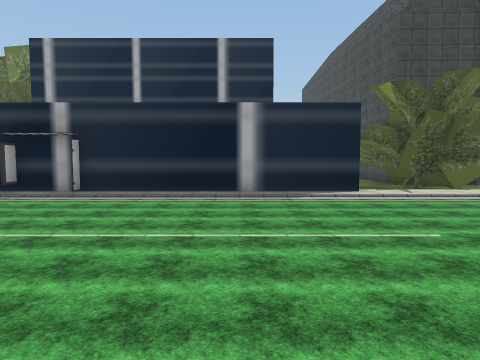
[1] (above)

24 first-person views from a walk through a 3-D level made in the Unity game engine. The camera is 1.5 m above the floor, tilts 4° down and sees 75° across. The floor is counted in squares, 2 m on a side. Each view is taken from the middle of a square. On the plan, view 1 faces up. The plan holds only what a view shows up to about 10 squares ahead; the rest is blank. The place goes on beyond the plan. The player character is not drawn. Some surface patterns are stand-ins.

[2]
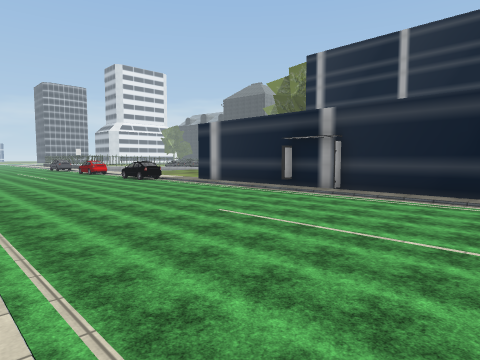

[3]
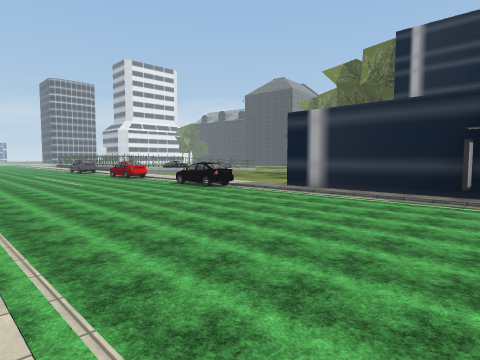

[4]
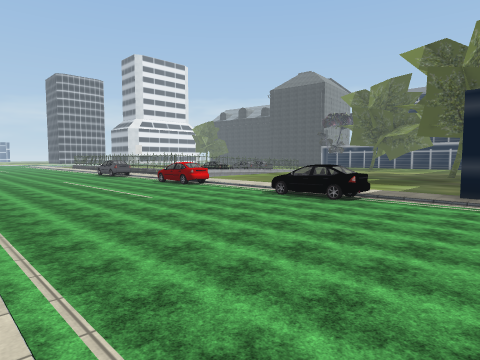

[5]
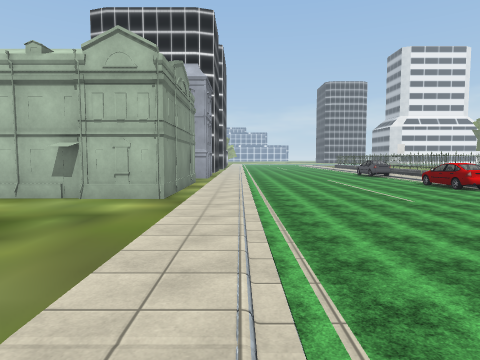

[6]
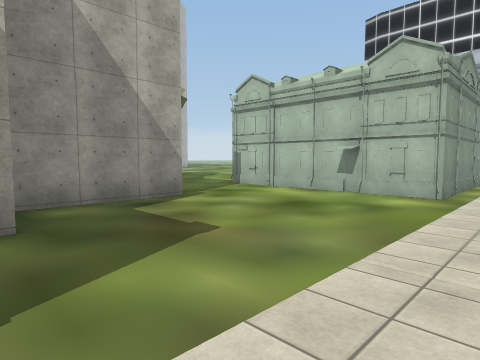

[7]
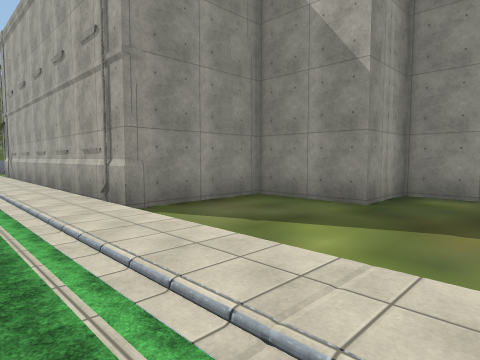

[8]
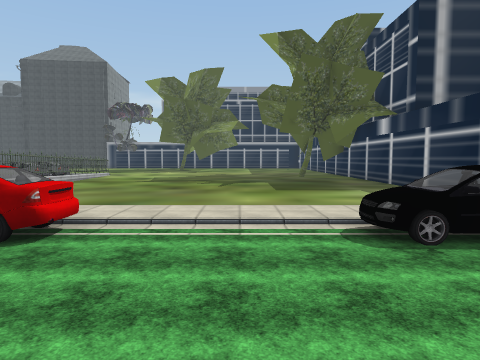

[9]
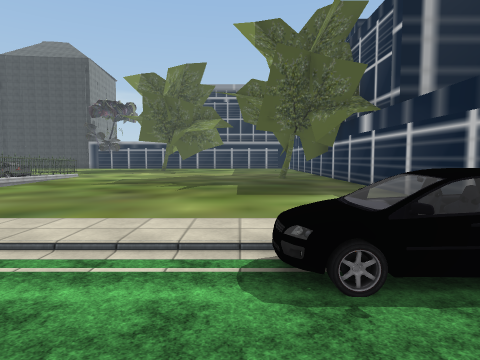

[10]
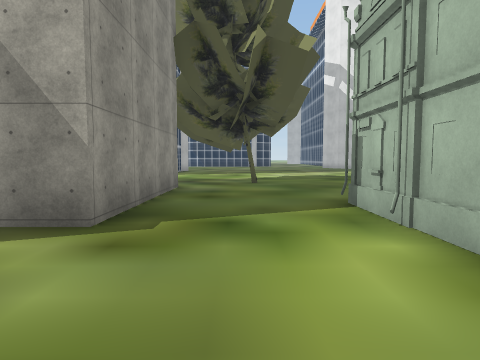

[11]
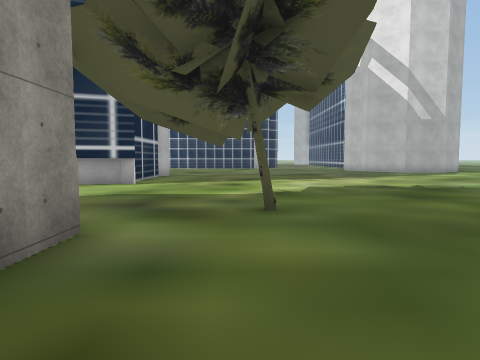

[12]
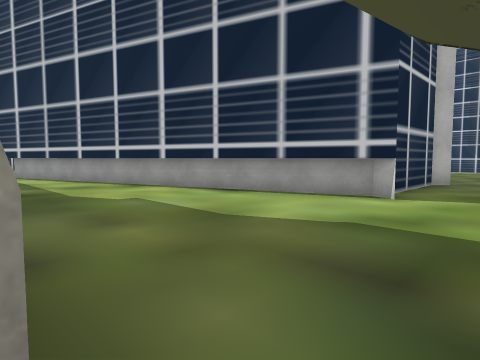

[13]
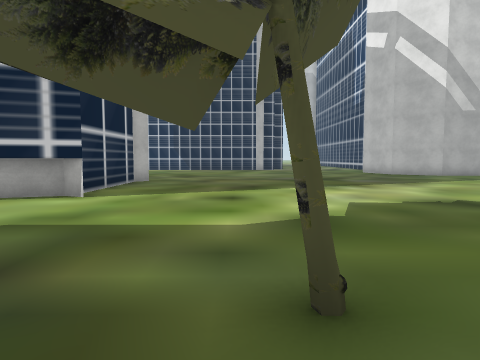

[14]
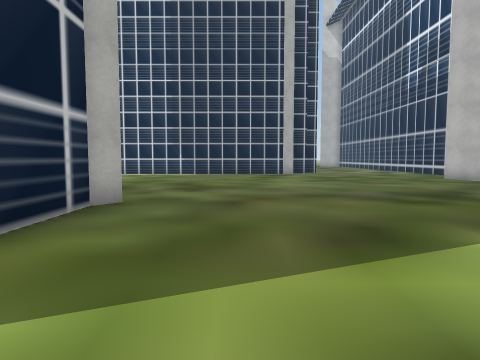

[15]
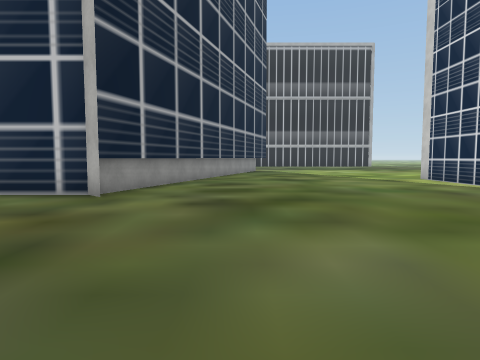

[16]
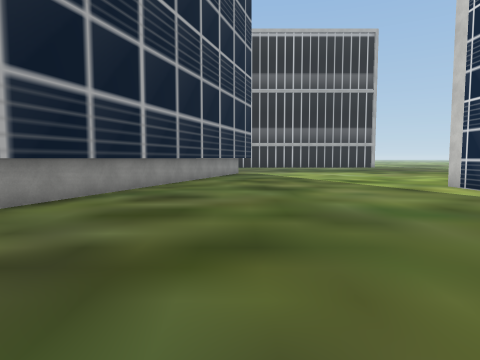

[17]
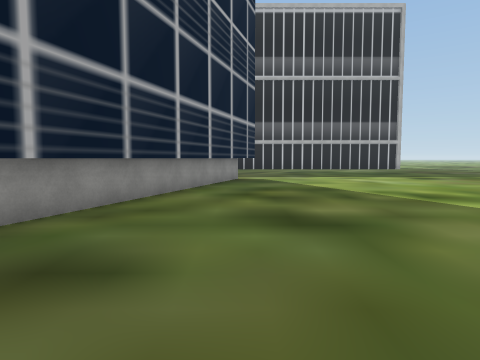

[18]
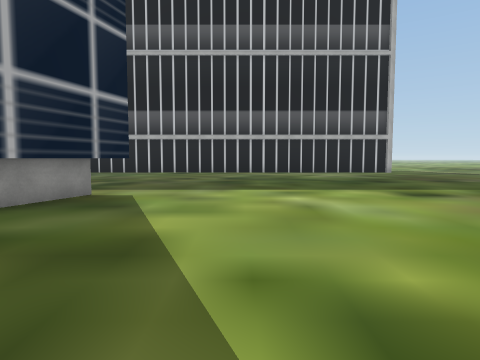

[19]
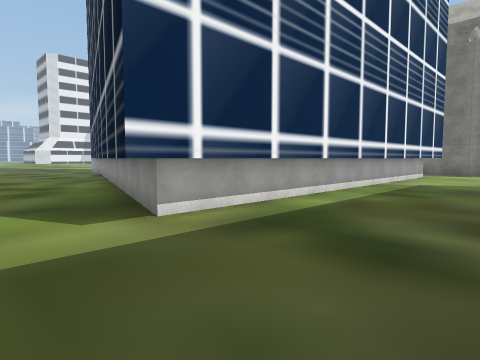

[20]
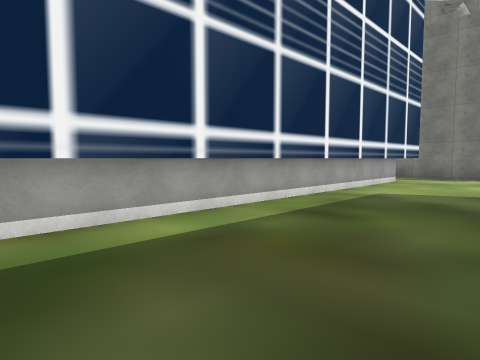

[21]
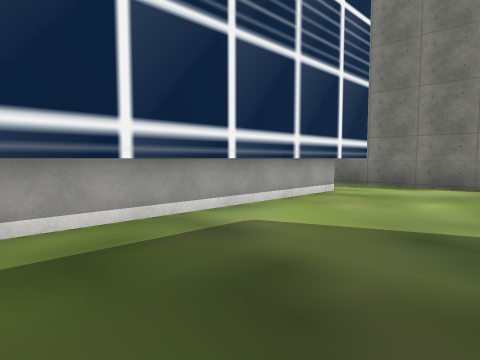

[22]
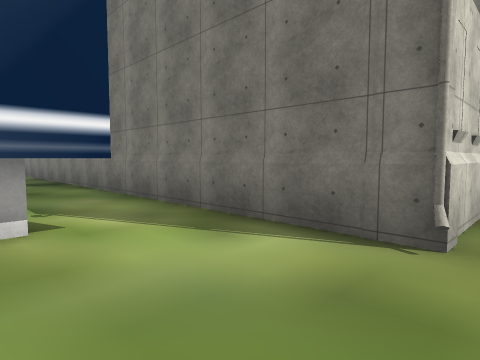

[23]
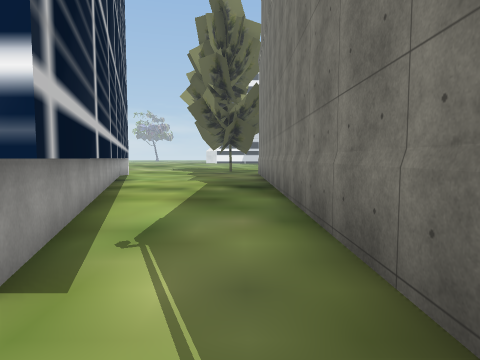

[24]
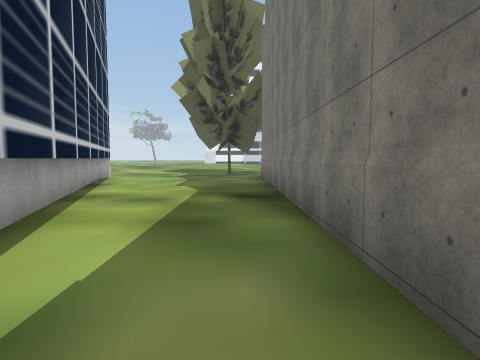

### Floor plan
Key: @ floor where view 1 was taken; # wall or solid block; x gap in a wall; . main floor; : floor 0.25 m higher than the main floor; / step, stairs or slope; T tree; H house; O other object.
Columns run from 20 left of view 1 to 6 right of it. Each row starts with its distance up from view 1.
 14 x..........#
 13 x..........#
 12 #..........#
 11 x .........#
 10   .........#            .TT
  9    ........#            .TT
  8     ....   #           ...T
  7     :::::::#####O######:::
  6   OOO../OO................
  5   .......................
  4   ......................
  3  .......................
  2  ......................
  1   ....................
  0   //////////////////@
 -1   /////////////////////
 -2  ####H.........########
 -3     ##.........#
 -4      #.........#
 -5      #.......###
 -6      #.......#
 -7      #...#####
 -8      #...#
 -9      ....#               #
-10      ....#               #.
-11     .....#  ##############.
-12     ...O...................
-13    ...................##...
-14   .................#####...
-15   ..............####  ##..
-16  ............####      #...
-17 ...........###         #...
-18 ...........#           #...
-19  ..........#           #...
-20 ...........#           #...
-21 ...........##          #...
-22    .........####       #...
-23    ............####    #...
-24   ................######...
-25  ....................###...
-26  ..........................
-27        ....................
-28          ..................
-29           .................
-30             ...............
-31              ###   ........
-32                     .......
-33                       .....
-34                         ...

Where each view was taken, in squares from view 1:
view 1: 0 up, 0 right, facing up
view 2: 0 up, 0 right, facing up-left
view 3: 0 up, 4 left, facing up-left
view 4: 0 up, 8 left, facing up-left
view 5: 0 up, 8 left, facing left
view 6: 0 up, 7 left, facing down-left
view 7: 1 up, 10 left, facing down-right
view 8: 3 up, 14 left, facing up
view 9: 4 up, 13 left, facing up
view 10: 3 down, 13 left, facing down
view 11: 8 down, 13 left, facing down
view 12: 11 down, 12 left, facing down-right
view 13: 11 down, 13 left, facing down
view 14: 16 down, 12 left, facing down
view 15: 24 down, 16 left, facing right
view 16: 25 down, 13 left, facing right
view 17: 25 down, 9 left, facing right
view 18: 28 down, 4 left, facing right
view 19: 27 down, 6 right, facing up-left
view 20: 24 down, 6 right, facing up-left
view 21: 20 down, 6 right, facing up-left
view 22: 14 down, 6 right, facing up-left
view 23: 12 down, 4 right, facing left
view 24: 12 down, 2 right, facing left
